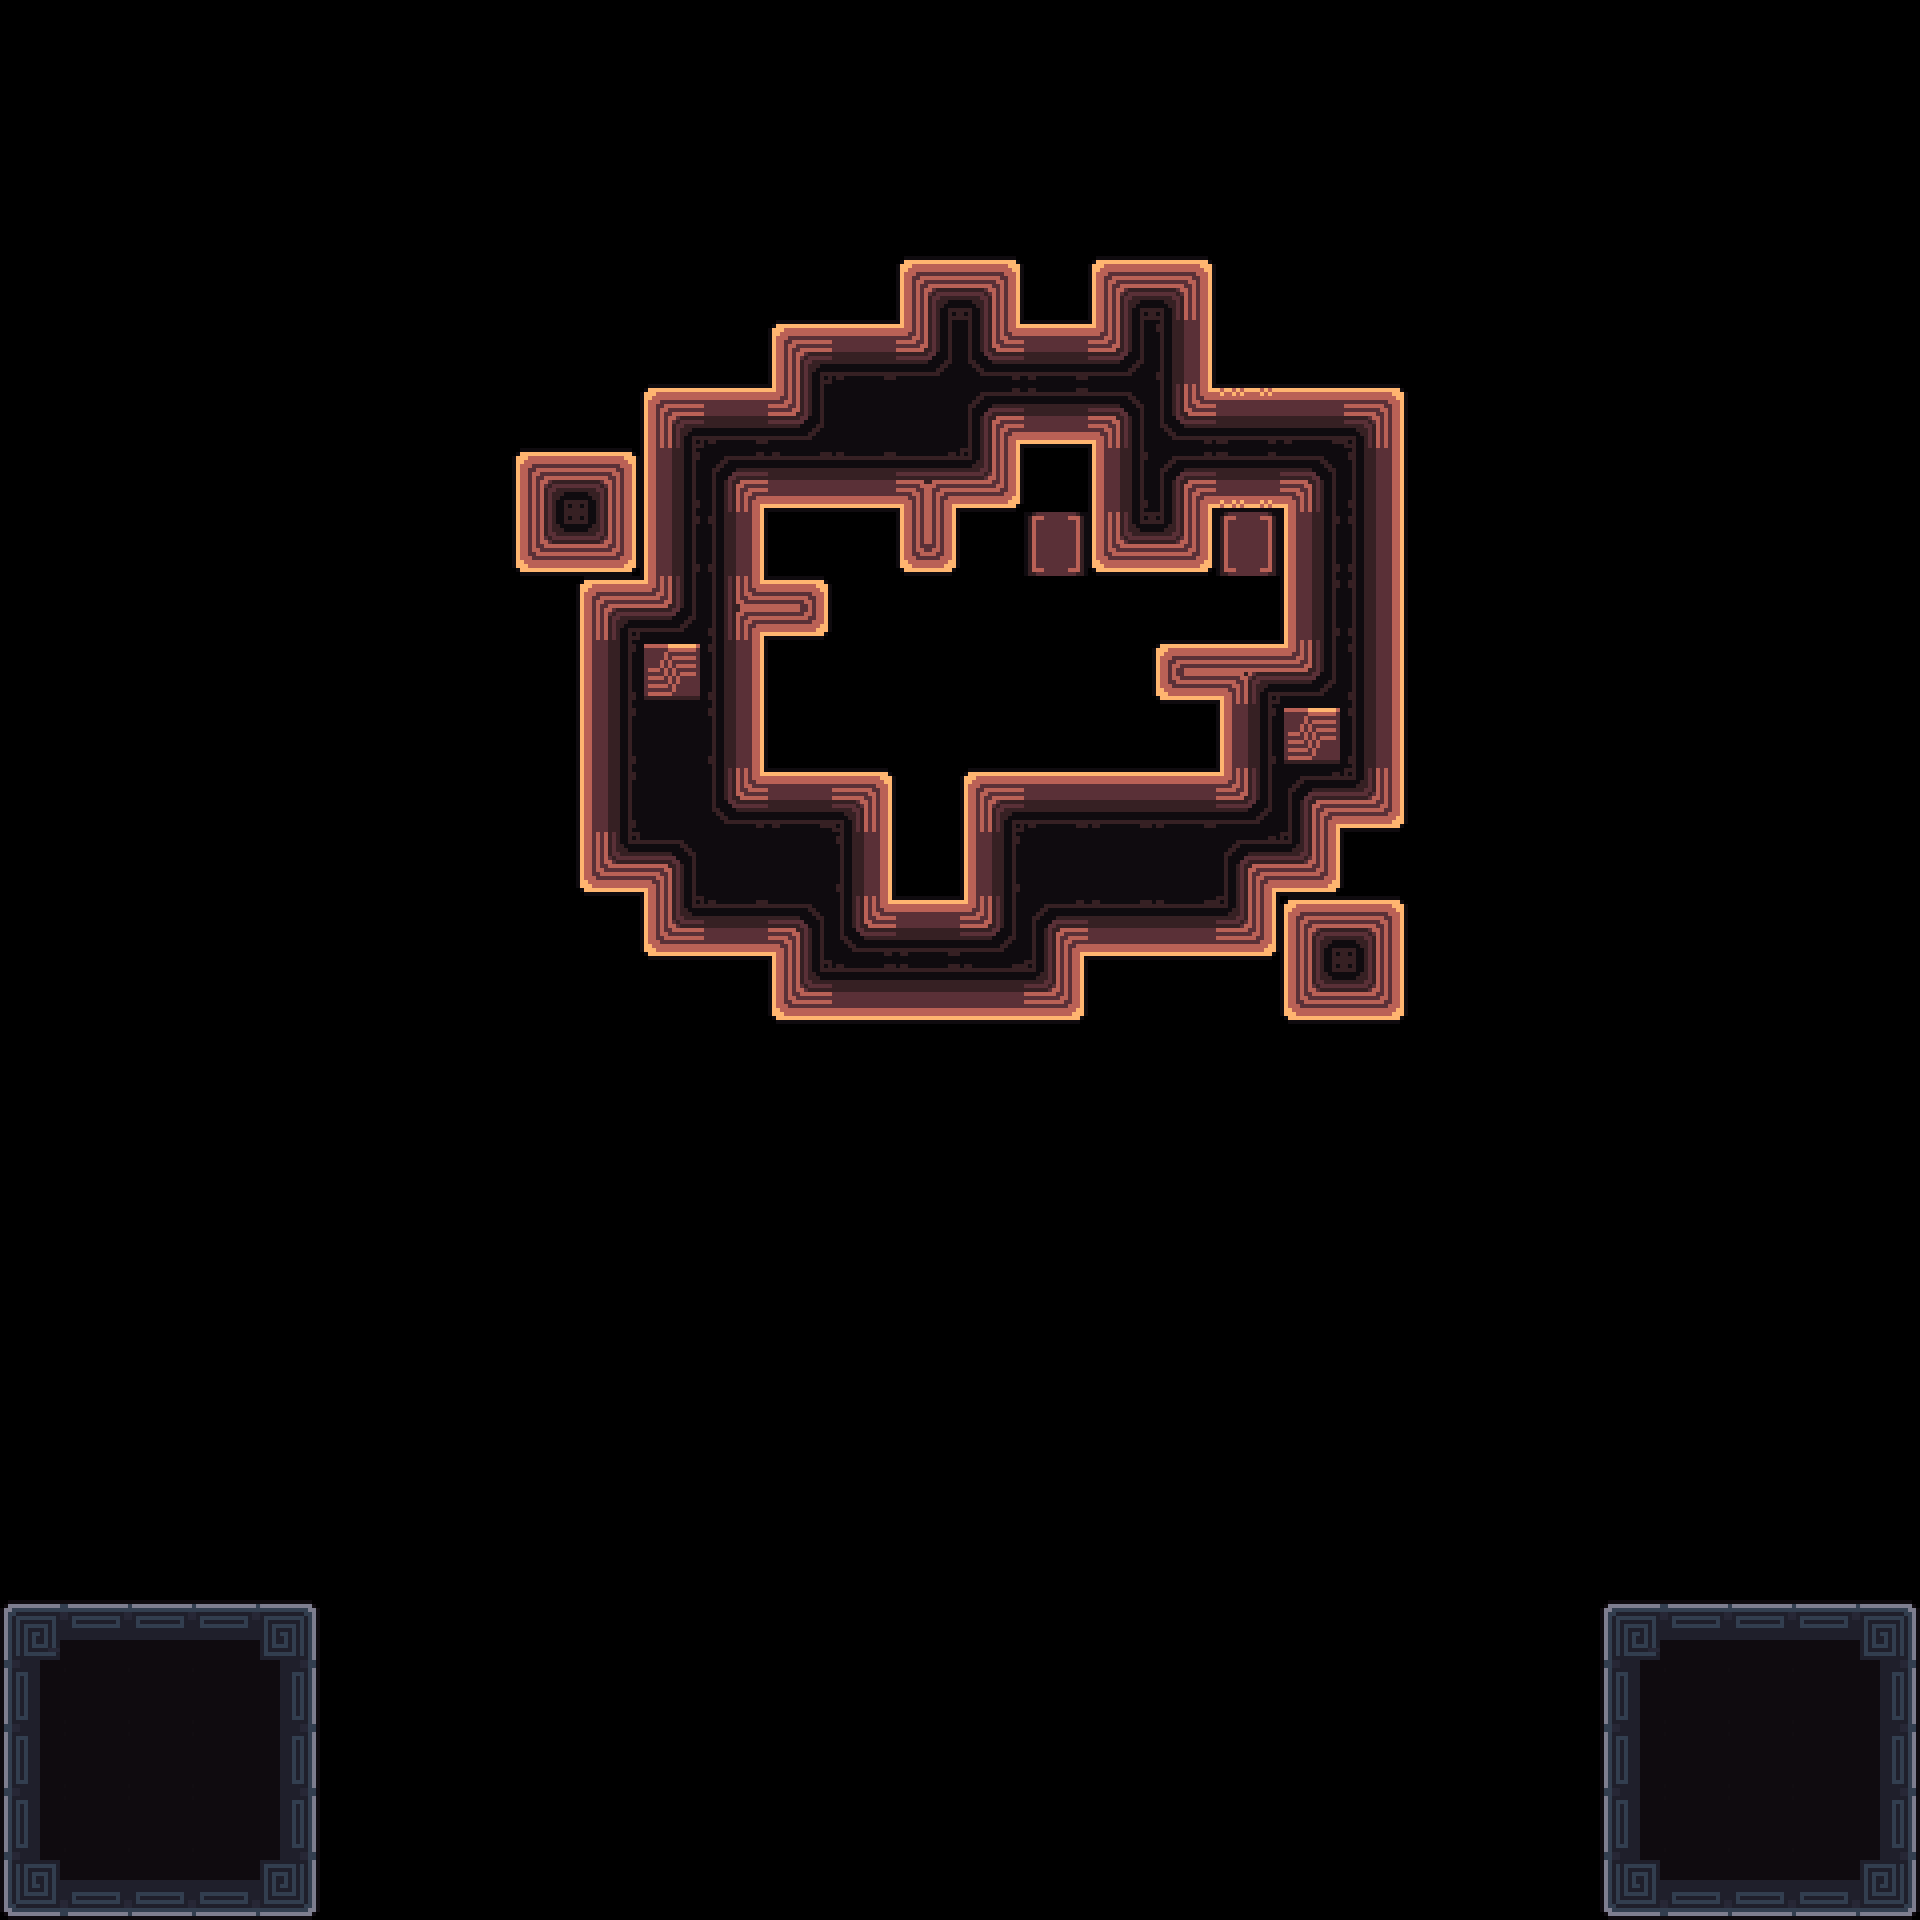

The image is a tile-based game level rendered from a .tmx file. Its description and complete source (layers, tilesets, objects, tile grids) follow:
An orthogonal 30x30 tile map with 64x64 px tiles, 3 tile layers (Decoration, Main, Exit) and 12 objects (3x 1, 2x Spike, 2x Battery, Camera1, Camera2, ...).

<map version="1.10" tiledversion="1.11.2" orientation="orthogonal" renderorder="right-down" width="30" height="30" tilewidth="64" tileheight="64" infinite="0" nextlayerid="7" nextobjectid="117">
 <tileset firstgid="1" source="../tilesets/tileset_d.tsx" />
 <objectgroup id="4" name="Triggers" visible="0">
  <object id="23" name="Camera1" x="960" y="672">
   <point />
  </object>
  <object id="24" name="Camera2" x="704" y="480">
   <point />
  </object>
  <object id="28" name="Win" x="0" y="64" width="1920" height="1216" />
  <object id="29" name="Unactive" x="0" y="1600" width="320" height="320" />
  <object id="113" name="Data" type="1" x="0" y="0" width="63.6932" height="63.6932">
   <properties>
    <property name="bg" value="orange" />
    <property name="level_number" type="int" value="18" />
    <property name="level_unlock" value="15, 17" />
   </properties>
  </object>
 </objectgroup>
 <layer id="3" name="Decoration" width="30" height="30">
  <data encoding="csv">
0,0,0,0,0,0,0,0,0,0,0,0,0,0,0,0,0,0,0,0,0,0,0,0,0,0,0,0,0,0,
0,0,0,0,0,0,0,0,0,0,0,0,0,0,0,0,0,0,0,0,0,0,0,0,0,0,0,0,0,0,
0,0,0,0,0,0,0,0,0,0,0,0,0,0,0,0,0,0,0,0,0,0,0,0,0,0,0,0,0,0,
0,0,0,0,0,0,0,0,0,0,0,0,0,0,0,0,0,0,0,0,0,0,0,0,0,0,0,0,0,0,
0,0,0,0,0,0,0,0,0,0,0,0,0,0,0,0,0,0,0,0,0,0,0,0,0,0,0,0,0,0,
0,0,0,0,0,0,0,0,0,0,0,0,0,0,0,0,0,0,0,0,0,0,0,0,0,0,0,0,0,0,
0,0,0,0,0,0,0,0,0,0,0,0,0,0,0,0,0,0,0,0,0,0,0,0,0,0,0,0,0,0,
0,0,0,0,0,0,0,0,0,0,0,0,0,0,0,0,0,0,0,0,0,0,0,0,0,0,0,0,0,0,
0,0,0,0,0,0,0,0,0,0,0,0,0,0,0,0,77,0,0,77,0,0,0,0,0,0,0,0,0,0,
0,0,0,0,0,0,0,0,0,0,0,0,0,0,0,0,0,0,0,0,0,0,0,0,0,0,0,0,0,0,
0,0,0,0,0,0,0,0,0,0,0,0,0,0,0,0,0,0,0,0,0,0,0,0,0,0,0,0,0,0,
0,0,0,0,0,0,0,0,0,0,0,0,0,0,0,0,0,0,0,0,0,0,0,0,0,0,0,0,0,0,
0,0,0,0,0,0,0,0,0,0,0,0,0,0,0,0,0,0,0,0,0,0,0,0,0,0,0,0,0,0,
0,0,0,0,0,0,0,0,0,0,0,0,0,0,0,0,0,0,0,0,0,0,0,0,0,0,0,0,0,0,
0,0,0,0,0,0,0,0,0,0,0,0,0,0,0,0,0,0,0,0,0,0,0,0,0,0,0,0,0,0,
0,0,0,0,0,0,0,0,0,0,0,0,0,0,0,0,0,0,0,0,0,0,0,0,0,0,0,0,0,0,
0,0,0,0,0,0,0,0,0,0,0,0,0,0,0,0,0,0,0,0,0,0,0,0,0,0,0,0,0,0,
0,0,0,0,0,0,0,0,0,0,0,0,0,0,0,0,0,0,0,0,0,0,0,0,0,0,0,0,0,0,
0,0,0,0,0,0,0,0,0,0,0,0,0,0,0,0,0,0,0,0,0,0,0,0,0,0,0,0,0,0,
0,0,0,0,0,0,0,0,0,0,0,0,0,0,0,0,0,0,0,0,0,0,0,0,0,0,0,0,0,0,
0,0,0,0,0,0,0,0,0,0,0,0,0,0,0,0,0,0,0,0,0,0,0,0,0,0,0,0,0,0,
0,0,0,0,0,0,0,0,0,0,0,0,0,0,0,0,0,0,0,0,0,0,0,0,0,0,0,0,0,0,
0,0,0,0,0,0,0,0,0,0,0,0,0,0,0,0,0,0,0,0,0,0,0,0,0,0,0,0,0,0,
0,0,0,0,0,0,0,0,0,0,0,0,0,0,0,0,0,0,0,0,0,0,0,0,0,0,0,0,0,0,
0,0,0,0,0,0,0,0,0,0,0,0,0,0,0,0,0,0,0,0,0,0,0,0,0,0,0,0,0,0,
0,0,0,0,0,0,0,0,0,0,0,0,0,0,0,0,0,0,0,0,0,0,0,0,0,0,0,0,0,0,
0,0,0,0,0,0,0,0,0,0,0,0,0,0,0,0,0,0,0,0,0,0,0,0,0,0,0,0,0,0,
0,0,0,0,0,0,0,0,0,0,0,0,0,0,0,0,0,0,0,0,0,0,0,0,0,0,0,0,0,0,
0,0,0,0,0,0,0,0,0,0,0,0,0,0,0,0,0,0,0,0,0,0,0,0,0,0,0,0,0,0,
0,0,0,0,0,0,0,0,0,0,0,0,0,0,0,0,0,0,0,0,0,0,0,0,0,0,0,0,0,0
</data>
 </layer>
 <layer id="1" name="Main" width="30" height="30">
  <data encoding="csv">
0,0,0,0,0,0,0,0,0,0,0,0,0,0,0,0,0,0,0,0,0,0,0,0,0,0,0,0,0,0,
0,0,0,0,0,0,0,0,0,0,0,0,0,0,0,0,0,0,0,0,0,0,0,0,0,0,0,0,0,0,
0,0,0,0,0,0,0,0,0,0,0,0,0,0,0,0,0,0,0,0,0,0,0,0,0,0,0,0,0,0,
0,0,0,0,0,0,0,0,0,0,0,0,0,0,0,0,0,0,0,0,0,0,0,0,0,0,0,0,0,0,
0,0,0,0,0,0,0,0,0,0,0,0,0,0,0,63,0,58,63,0,0,0,0,0,0,0,0,0,0,0,
0,0,0,0,0,0,0,0,0,0,0,0,58,0,0,62,0,61,81,0,0,0,0,0,0,0,0,0,0,0,
0,0,0,0,0,0,0,0,0,0,58,59,61,0,0,98,0,97,62,0,59,63,0,0,0,0,0,0,0,0,
0,0,0,0,0,0,0,0,58,63,76,98,95,0,0,99,0,76,98,0,97,81,0,0,0,0,0,0,0,0,
0,0,0,0,0,0,0,0,0,0,0,0,0,0,0,0,0,0,0,0,0,0,0,0,0,0,0,0,0,0,
0,0,0,0,0,0,0,0,0,58,61,536871003,56,0,0,0,0,0,0,0,76,81,0,0,0,0,0,0,0,0,
0,0,0,0,0,0,0,0,0,76,80,81,0,0,0,0,0,0,0,1610612810,61,81,0,0,0,0,0,0,0,0,
0,0,0,0,0,0,0,0,0,76,80,81,0,0,0,0,0,0,0,76,80,81,0,0,0,0,0,0,0,0,
0,0,0,0,0,0,0,0,0,76,80,62,59,0,0,58,59,59,59,61,98,99,0,0,0,0,0,0,0,0,
0,0,0,0,0,0,0,0,0,94,97,80,80,0,0,76,80,80,80,98,99,0,0,0,0,0,0,0,0,0,
0,0,0,0,0,0,0,0,0,0,94,95,97,0,0,61,98,95,95,99,58,63,0,0,0,0,0,0,0,0,
0,0,0,0,0,0,0,0,0,0,0,0,94,0,0,95,99,0,0,0,94,99,0,0,0,0,0,0,0,0,
0,0,0,0,0,0,0,0,0,0,0,0,0,0,0,0,0,0,0,0,0,0,0,0,0,0,0,0,0,0,
0,0,0,0,0,0,0,0,0,0,0,0,0,0,0,0,0,0,0,0,0,0,0,0,0,0,0,0,0,0,
0,0,0,0,0,0,0,0,0,0,0,0,0,0,0,0,0,0,0,0,0,0,0,0,0,0,0,0,0,0,
0,0,0,0,0,0,0,0,0,0,0,0,0,0,0,0,0,0,0,0,0,0,0,0,0,0,0,0,0,0,
0,0,0,0,0,0,0,0,0,0,0,0,0,0,0,0,0,0,0,0,0,0,0,0,0,0,0,0,0,0,
0,0,0,0,0,0,0,0,0,0,0,0,0,0,0,0,0,0,0,0,0,0,0,0,0,0,0,0,0,0,
0,0,0,0,0,0,0,0,0,0,0,0,0,0,0,0,0,0,0,0,0,0,0,0,0,0,0,0,0,0,
0,0,0,0,0,0,0,0,0,0,0,0,0,0,0,0,0,0,0,0,0,0,0,0,0,0,0,0,0,0,
0,0,0,0,0,0,0,0,0,0,0,0,0,0,0,0,0,0,0,0,0,0,0,0,0,0,0,0,0,0,
10,12,12,12,15,0,0,0,0,0,0,0,0,0,0,0,0,0,0,0,0,0,0,0,0,10,12,12,12,15,
28,32,32,32,33,0,0,0,0,0,0,0,0,0,0,0,0,0,0,0,0,0,0,0,0,28,32,32,32,33,
28,32,32,32,33,0,0,0,0,0,0,0,0,0,0,0,0,0,0,0,0,0,0,0,0,28,32,32,32,33,
28,32,32,32,33,0,0,0,0,0,0,0,0,0,0,0,0,0,0,0,0,0,0,0,0,28,32,32,32,33,
46,48,48,48,51,0,0,0,0,0,0,0,0,0,0,0,0,0,0,0,0,0,0,0,0,46,48,48,48,51
</data>
 </layer>
 <layer id="6" name="Exit" width="30" height="30">
  <data encoding="csv">
0,0,0,0,0,0,0,0,0,0,0,0,0,0,0,0,0,0,0,0,0,0,0,0,0,0,0,0,0,0,
0,0,0,0,0,0,0,0,0,0,0,0,0,0,0,0,0,0,0,0,0,0,0,0,0,0,0,0,0,0,
0,0,0,0,0,0,0,0,0,0,0,0,0,0,0,0,0,0,0,0,0,0,0,0,0,0,0,0,0,0,
0,0,0,0,0,0,0,0,0,0,0,0,0,0,0,0,0,0,0,0,0,0,0,0,0,0,0,0,0,0,
0,0,0,0,0,0,0,0,0,0,0,0,0,0,58,0,0,0,0,0,0,0,0,0,0,0,0,0,0,0,
0,0,0,0,0,0,0,0,0,0,0,0,0,59,61,0,59,0,0,0,0,0,0,0,0,0,0,0,0,0,
0,0,0,0,0,0,0,0,0,0,0,0,0,80,80,0,95,0,0,60,0,0,0,0,0,0,0,0,0,0,
0,0,0,0,0,0,0,0,0,0,0,0,0,95,91,0,0,0,0,96,0,0,0,0,0,0,0,0,0,0,
0,0,0,0,0,0,0,0,94,99,76,81,0,0,2684354616,0,0,94,99,0,76,81,0,0,0,0,0,0,0,0,
0,0,0,0,0,0,0,0,0,0,0,0,0,0,0,0,0,0,0,0,0,0,0,0,0,0,0,0,0,0,
0,0,0,0,0,0,0,0,0,0,78,0,0,0,0,0,0,0,3221225528,0,0,0,0,0,0,0,0,0,0,0,
0,0,0,0,0,0,0,0,0,0,0,0,0,0,0,0,0,0,0,0,78,0,0,0,0,0,0,0,0,0,
0,0,0,0,0,0,0,0,0,0,0,0,0,63,0,0,0,0,0,0,0,0,0,0,0,0,0,0,0,0,
0,0,0,0,0,0,0,0,0,0,0,0,0,81,0,0,0,0,0,0,0,0,0,0,0,0,0,0,0,0,
0,0,0,0,0,0,0,0,0,0,0,0,0,62,59,0,0,0,0,0,0,0,0,0,0,0,0,0,0,0,
0,0,0,0,0,0,0,0,0,0,0,0,0,95,95,0,0,0,0,0,0,0,0,0,0,0,0,0,0,0,
0,0,0,0,0,0,0,0,0,0,0,0,0,0,0,0,0,0,0,0,0,0,0,0,0,0,0,0,0,0,
0,0,0,0,0,0,0,0,0,0,0,0,0,0,0,0,0,0,0,0,0,0,0,0,0,0,0,0,0,0,
0,0,0,0,0,0,0,0,0,0,0,0,0,0,0,0,0,0,0,0,0,0,0,0,0,0,0,0,0,0,
0,0,0,0,0,0,0,0,0,0,0,0,0,0,0,0,0,0,0,0,0,0,0,0,0,0,0,0,0,0,
0,0,0,0,0,0,0,0,0,0,0,0,0,0,0,0,0,0,0,0,0,0,0,0,0,0,0,0,0,0,
0,0,0,0,0,0,0,0,0,0,0,0,0,0,0,0,0,0,0,0,0,0,0,0,0,0,0,0,0,0,
0,0,0,0,0,0,0,0,0,0,0,0,0,0,0,0,0,0,0,0,0,0,0,0,0,0,0,0,0,0,
0,0,0,0,0,0,0,0,0,0,0,0,0,0,0,0,0,0,0,0,0,0,0,0,0,0,0,0,0,0,
0,0,0,0,0,0,0,0,0,0,0,0,0,0,0,0,0,0,0,0,0,0,0,0,0,0,0,0,0,0,
0,0,0,0,0,0,0,0,0,0,0,0,0,0,0,0,0,0,0,0,0,0,0,0,0,0,0,0,0,0,
0,0,0,0,0,0,0,0,0,0,0,0,0,0,0,0,0,0,0,0,0,0,0,0,0,0,0,0,0,0,
0,0,0,0,0,0,0,0,0,0,0,0,0,0,0,0,0,0,0,0,0,0,0,0,0,0,0,0,0,0,
0,0,0,0,0,0,0,0,0,0,0,0,0,0,0,0,0,0,0,0,0,0,0,0,0,0,0,0,0,0,
0,0,0,0,0,0,0,0,0,0,0,0,0,0,0,0,0,0,0,0,0,0,0,0,0,0,0,0,0,0
</data>
 </layer>
 <objectgroup id="2" name="Entities">
  <object id="106" name="Player0" type="1" x="768" y="704" width="63.6932" height="63.6932" />
  <object id="107" name="Player1" type="1" x="1024" y="704" width="63.6932" height="63.6932" />
  <object id="109" name="Spike" x="768" y="640" width="63.5" height="63.5" />
  <object id="112" name="Spike" x="1152" y="704" width="63.5" height="63.5" />
  <object id="114" name="Battery" x="1216" y="512" width="63.5" height="63.5" />
  <object id="115" name="Battery" x="1024" y="512" width="63.5" height="63.5" />
  <object id="116" name="Tablet" x="1024" y="256" width="63.5" height="63.5" />
 </objectgroup>
</map>
